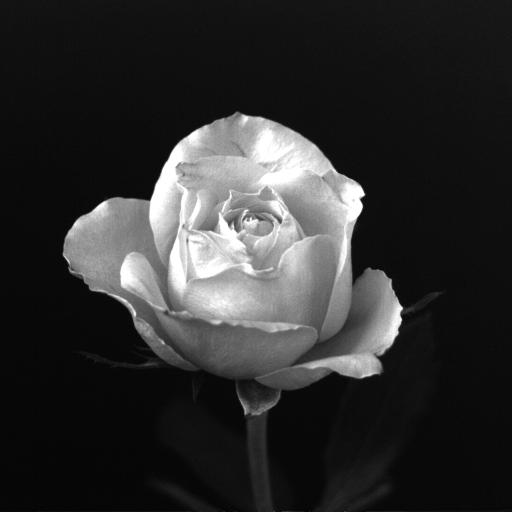
#> input picture flower.tif, 512 x 512 px
$ jupyter execute Qestion1.ipynb
#> lines starting #> are read from the running program, lines starting #| are printed output that depends on the picture; after the words box and inside, x2 and y2 are one past the last pixel; in counts of white or black regions, pixels touching at a corner belong together
# Import Necessary Module

[cell 1]
import matplotlib.pyplot as plt
import numpy as np
import cv2

# Take grayscale image of size 512x512 and perform the following operations -

[cell 2]
image = cv2.imread('flower.tif', cv2.IMREAD_GRAYSCALE)
#> image is the input picture: shape (512, 512); min 3, max 255, mean 46.9
image = cv2.resize(image, (512, 512))

plt.title('Original Image')
plt.imshow(image, cmap='gray')
plt.axis('off')
plt.show()

# Decrease its spatial resolution by half every time and observe its change when displaying in the same window size

[cell 3]
imgs = []
tmp_img = image.copy()

for i in range(6):
  imgs.append(tmp_img);
  tmp_img = tmp_img[::2, ::2]
#> this loop made 6 passes
#> pass 2, `tmp_img = tmp_img[::2, ::2]`:
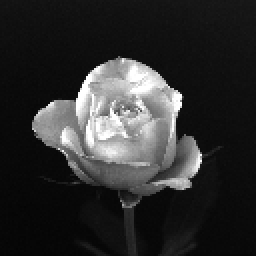
#> tmp_img: shape (128, 128) (shown 2 times larger); min 4, max 255, mean 46.9
#> pass 3, `tmp_img = tmp_img[::2, ::2]`:
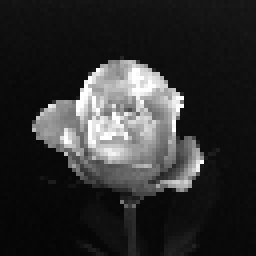
#> tmp_img: shape (64, 64) (shown 4 times larger); min 4, max 255, mean 46.8
#> after the loop, imgs = 6 items


plt.figure(figsize=(10, 10))
for i in range(6):
  plt.subplot(2, 3, i + 1)
  plt.imshow(imgs[i], cmap='gray')
  plt.title(f"{imgs[i].shape[0]} x {imgs[i].shape[1]}")
  plt.axis('off')

plt.tight_layout()
plt.show()
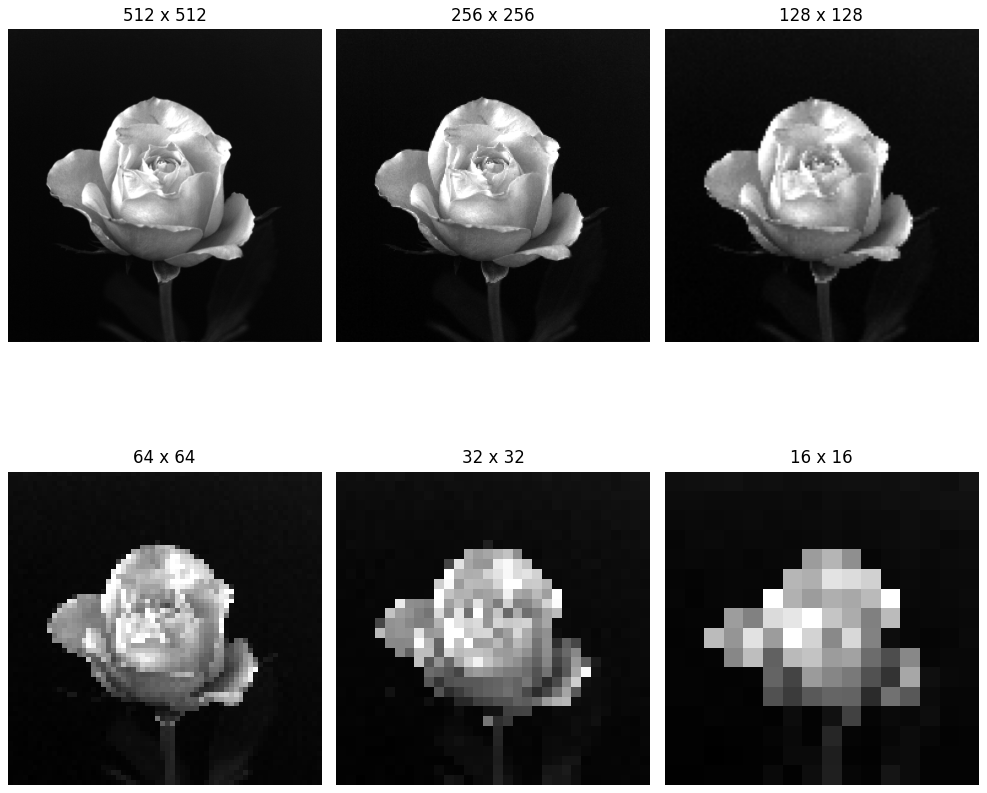
#> figure drawn by matplotlib, 6 panels

# Decrease it intensity level resolution by one bit up to reach its binary format observe its change when displaying in the same window size

[cell 4]
image = cv2.imread('ctskull.tif', cv2.IMREAD_GRAYSCALE)
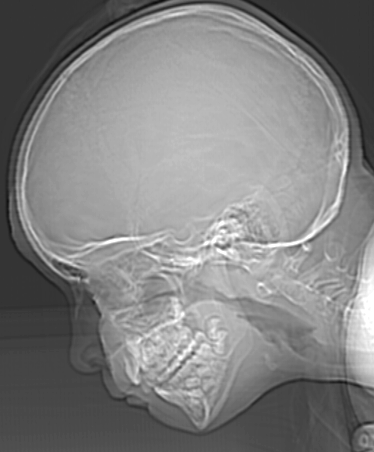
#> input picture ctskull.tif, 374 x 452 px
#> image is the input picture: shape (452, 374); min 12, max 255, mean 129.4

imgs = []

for bits in range(0, 8):
  level = 2 ** bits
  # print(f"Level: {level}")
  # print(imgs)
  imgs.append(image // level)
#> after the loop, imgs = 8 items

plt.figure(figsize=(10, 10))
for i in range(8):
  plt.subplot(2, 4, i + 1)
  plt.imshow(imgs[i], cmap='gray')
  plt.title(f"{8 - i} bits\n ({2**(8 - i)} leves)")
  plt.axis('off')

plt.tight_layout()
plt.show()
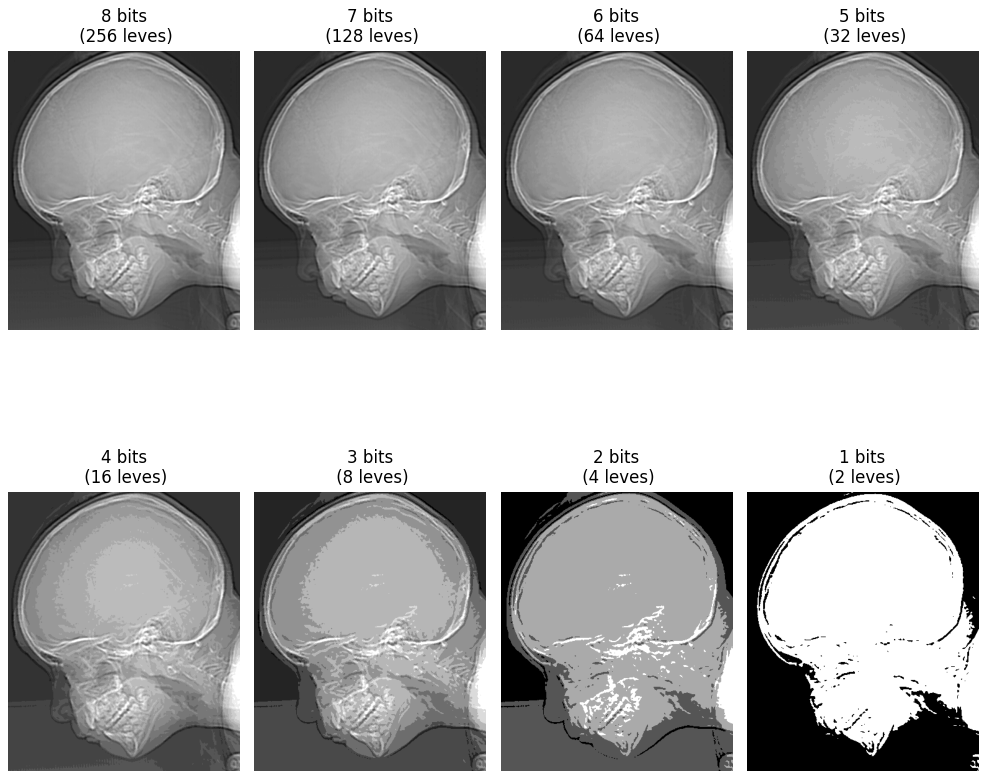
#> figure drawn by matplotlib, 8 panels

# Illustrate the histogram of the image and make single threshold segmentation observed from the histogram

[cell 5]
print(image.shape)
#| (452, 374)
print(image.dtype)
#| uint8

histogram = np.zeros(256, dtype=int)

for i in range(image.shape[0]):
  for j in range(image.shape[1]):
    histogram[image[i][j]] += 1

# Here Threshold Value T = 100
thresholded_img = image.copy()
thresholded_img[thresholded_img < 100] = 0
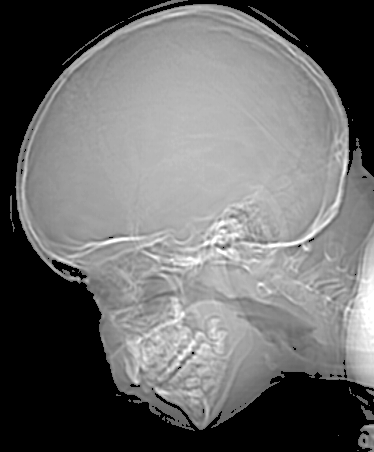
#> thresholded_img: shape (452, 374); min 0, max 255, mean 107.6
thresholded_img[thresholded_img >= 100] = 255
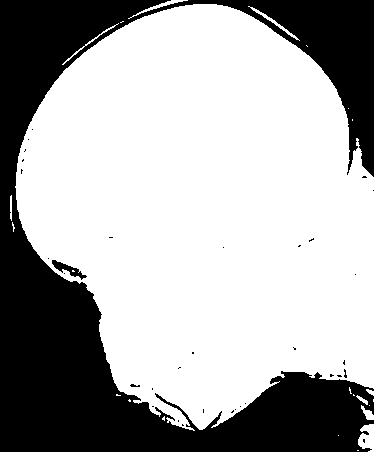
#> thresholded_img: shape (452, 374); 66.8% white; 34 black regions (31 under 20 px), largest, box (x1, y1, x2, y2) and area: (0, 0, 374, 452) 55768, (52, 260, 87, 280) 223, (130, 384, 140, 387) 20

plt.figure(figsize=(8, 4))
plt.subplot(1, 2, 1)
plt.bar(range(256), histogram, color='gray')
plt.title('Histogram')
plt.xlabel("Gray Level(0-255)")
plt.ylabel("Number of Pixels")

plt.subplot(1, 2, 2)
plt.imshow(thresholded_img, cmap='gray')
plt.title('Thresholded Image')
plt.axis('off')

plt.show()
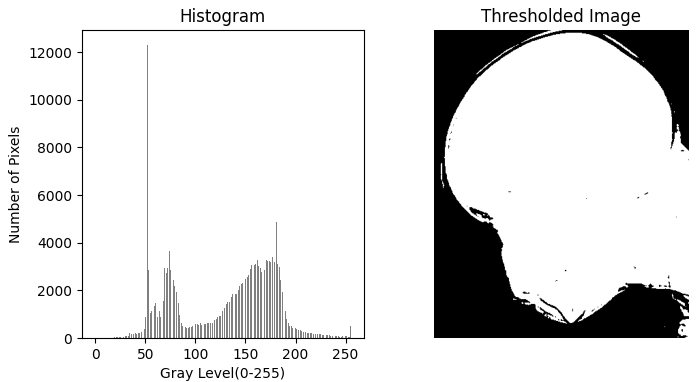
#> figure drawn by matplotlib, 2 panels; panel 1: tallest bar 12310 high, from x = 51.6 to 52.4
